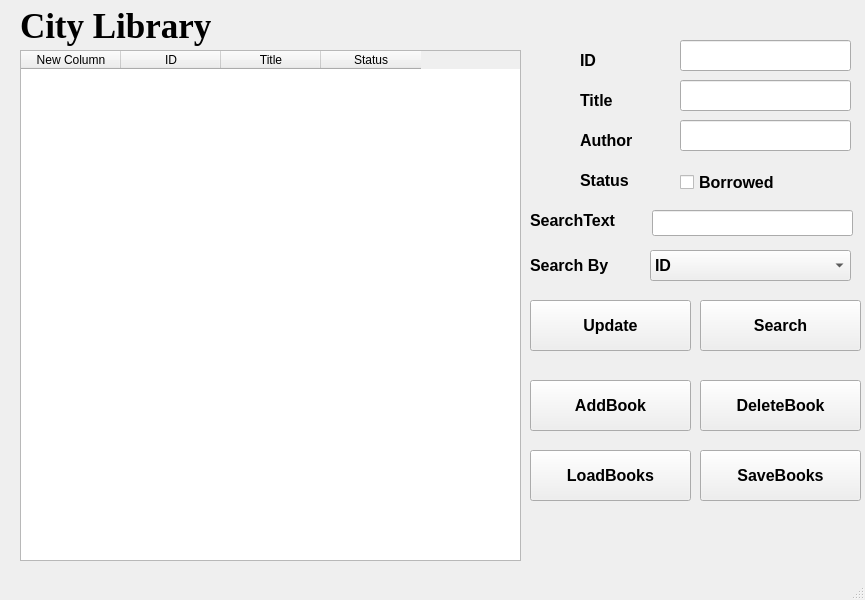
<?xml version="1.0" encoding="UTF-8"?>
<ui version="4.0">
 <class>MainWindow</class>
 <widget class="QMainWindow" name="MainWindow">
  <property name="geometry">
   <rect>
    <x>0</x>
    <y>0</y>
    <width>865</width>
    <height>600</height>
   </rect>
  </property>
  <property name="windowTitle">
   <string>City Library</string>
  </property>
  <property name="autoFillBackground">
   <bool>false</bool>
  </property>
  <widget class="QWidget" name="centralwidget">
   <widget class="QTableWidget" name="tableWidget">
    <property name="geometry">
     <rect>
      <x>20</x>
      <y>50</y>
      <width>501</width>
      <height>511</height>
     </rect>
    </property>
    <column>
     <property name="text">
      <string>New Column</string>
     </property>
    </column>
    <column>
     <property name="text">
      <string>ID</string>
     </property>
    </column>
    <column>
     <property name="text">
      <string>Title</string>
     </property>
    </column>
    <column>
     <property name="text">
      <string>Status</string>
     </property>
    </column>
   </widget>
   <widget class="QPushButton" name="btnSaveBooks">
    <property name="geometry">
     <rect>
      <x>700</x>
      <y>450</y>
      <width>161</width>
      <height>51</height>
     </rect>
    </property>
    <property name="font">
     <font>
      <pointsize>12</pointsize>
      <bold>true</bold>
     </font>
    </property>
    <property name="text">
     <string>SaveBooks</string>
    </property>
   </widget>
   <widget class="QPushButton" name="btnLoadBooks">
    <property name="geometry">
     <rect>
      <x>530</x>
      <y>450</y>
      <width>161</width>
      <height>51</height>
     </rect>
    </property>
    <property name="font">
     <font>
      <pointsize>12</pointsize>
      <bold>true</bold>
     </font>
    </property>
    <property name="text">
     <string>LoadBooks</string>
    </property>
   </widget>
   <widget class="QLineEdit" name="txtId">
    <property name="geometry">
     <rect>
      <x>680</x>
      <y>40</y>
      <width>171</width>
      <height>31</height>
     </rect>
    </property>
   </widget>
   <widget class="QLineEdit" name="txtTitle">
    <property name="geometry">
     <rect>
      <x>680</x>
      <y>80</y>
      <width>171</width>
      <height>31</height>
     </rect>
    </property>
   </widget>
   <widget class="QLineEdit" name="txtAuthor">
    <property name="geometry">
     <rect>
      <x>680</x>
      <y>120</y>
      <width>171</width>
      <height>31</height>
     </rect>
    </property>
   </widget>
   <widget class="QLabel" name="lableID">
    <property name="geometry">
     <rect>
      <x>580</x>
      <y>50</y>
      <width>63</width>
      <height>20</height>
     </rect>
    </property>
    <property name="font">
     <font>
      <pointsize>12</pointsize>
      <bold>true</bold>
     </font>
    </property>
    <property name="text">
     <string>ID</string>
    </property>
   </widget>
   <widget class="QLabel" name="labelTitle">
    <property name="geometry">
     <rect>
      <x>580</x>
      <y>90</y>
      <width>63</width>
      <height>20</height>
     </rect>
    </property>
    <property name="font">
     <font>
      <pointsize>12</pointsize>
      <bold>true</bold>
     </font>
    </property>
    <property name="text">
     <string>Title</string>
    </property>
   </widget>
   <widget class="QLabel" name="label_Author">
    <property name="geometry">
     <rect>
      <x>580</x>
      <y>130</y>
      <width>81</width>
      <height>20</height>
     </rect>
    </property>
    <property name="font">
     <font>
      <pointsize>12</pointsize>
      <bold>true</bold>
     </font>
    </property>
    <property name="text">
     <string>Author</string>
    </property>
   </widget>
   <widget class="QLabel" name="label_Status">
    <property name="geometry">
     <rect>
      <x>580</x>
      <y>170</y>
      <width>63</width>
      <height>20</height>
     </rect>
    </property>
    <property name="font">
     <font>
      <pointsize>12</pointsize>
      <bold>true</bold>
     </font>
    </property>
    <property name="text">
     <string>Status</string>
    </property>
   </widget>
   <widget class="QCheckBox" name="checkBoxStatus">
    <property name="geometry">
     <rect>
      <x>680</x>
      <y>170</y>
      <width>121</width>
      <height>24</height>
     </rect>
    </property>
    <property name="font">
     <font>
      <pointsize>12</pointsize>
      <bold>true</bold>
     </font>
    </property>
    <property name="text">
     <string>Borrowed</string>
    </property>
   </widget>
   <widget class="QPushButton" name="btnUpdate">
    <property name="geometry">
     <rect>
      <x>530</x>
      <y>300</y>
      <width>161</width>
      <height>51</height>
     </rect>
    </property>
    <property name="font">
     <font>
      <pointsize>12</pointsize>
      <bold>true</bold>
     </font>
    </property>
    <property name="text">
     <string>Update</string>
    </property>
   </widget>
   <widget class="QLabel" name="lableName">
    <property name="geometry">
     <rect>
      <x>20</x>
      <y>0</y>
      <width>261</width>
      <height>51</height>
     </rect>
    </property>
    <property name="font">
     <font>
      <family>Times New Roman</family>
      <pointsize>26</pointsize>
      <bold>true</bold>
     </font>
    </property>
    <property name="text">
     <string>City Library</string>
    </property>
   </widget>
   <widget class="QPushButton" name="btn_DeleteBook">
    <property name="geometry">
     <rect>
      <x>700</x>
      <y>380</y>
      <width>161</width>
      <height>51</height>
     </rect>
    </property>
    <property name="font">
     <font>
      <pointsize>12</pointsize>
      <bold>true</bold>
     </font>
    </property>
    <property name="text">
     <string>DeleteBook</string>
    </property>
   </widget>
   <widget class="QPushButton" name="btn_AddBook">
    <property name="geometry">
     <rect>
      <x>530</x>
      <y>380</y>
      <width>161</width>
      <height>51</height>
     </rect>
    </property>
    <property name="font">
     <font>
      <pointsize>12</pointsize>
      <bold>true</bold>
     </font>
    </property>
    <property name="text">
     <string>AddBook</string>
    </property>
   </widget>
   <widget class="QComboBox" name="comboBoxSearch">
    <property name="geometry">
     <rect>
      <x>650</x>
      <y>250</y>
      <width>201</width>
      <height>31</height>
     </rect>
    </property>
    <property name="font">
     <font>
      <pointsize>12</pointsize>
      <bold>true</bold>
     </font>
    </property>
    <item>
     <property name="text">
      <string>ID</string>
     </property>
    </item>
    <item>
     <property name="text">
      <string>Title</string>
     </property>
    </item>
    <item>
     <property name="text">
      <string>Author</string>
     </property>
    </item>
   </widget>
   <widget class="QPushButton" name="btn_Search">
    <property name="geometry">
     <rect>
      <x>700</x>
      <y>300</y>
      <width>161</width>
      <height>51</height>
     </rect>
    </property>
    <property name="font">
     <font>
      <pointsize>12</pointsize>
      <bold>true</bold>
     </font>
    </property>
    <property name="text">
     <string>Search</string>
    </property>
   </widget>
   <widget class="QLabel" name="label_Search">
    <property name="geometry">
     <rect>
      <x>530</x>
      <y>250</y>
      <width>111</width>
      <height>31</height>
     </rect>
    </property>
    <property name="font">
     <font>
      <pointsize>12</pointsize>
      <bold>true</bold>
     </font>
    </property>
    <property name="midLineWidth">
     <number>0</number>
    </property>
    <property name="text">
     <string>Search By</string>
    </property>
   </widget>
   <widget class="QLabel" name="labelSearchText">
    <property name="geometry">
     <rect>
      <x>530</x>
      <y>210</y>
      <width>111</width>
      <height>20</height>
     </rect>
    </property>
    <property name="font">
     <font>
      <pointsize>12</pointsize>
      <bold>true</bold>
     </font>
    </property>
    <property name="text">
     <string>SearchText</string>
    </property>
   </widget>
   <widget class="QLineEdit" name="txtSearch">
    <property name="geometry">
     <rect>
      <x>652</x>
      <y>210</y>
      <width>201</width>
      <height>26</height>
     </rect>
    </property>
   </widget>
  </widget>
  <widget class="QMenuBar" name="menubar">
   <property name="geometry">
    <rect>
     <x>0</x>
     <y>0</y>
     <width>865</width>
     <height>26</height>
    </rect>
   </property>
  </widget>
  <widget class="QStatusBar" name="statusbar"/>
  <action name="actionCity_Library">
   <property name="text">
    <string>City Library</string>
   </property>
  </action>
 </widget>
 <resources/>
 <connections/>
</ui>
